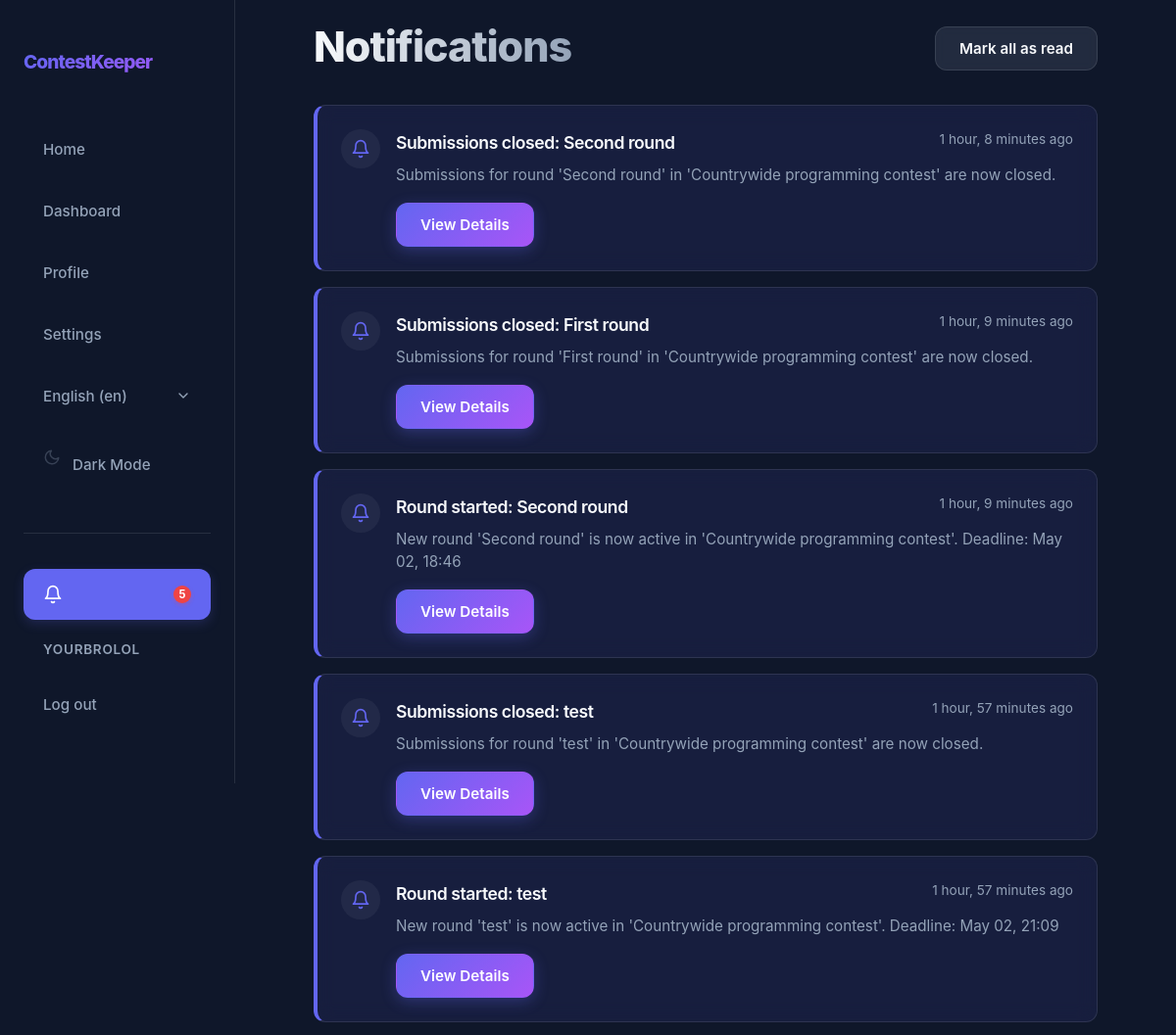
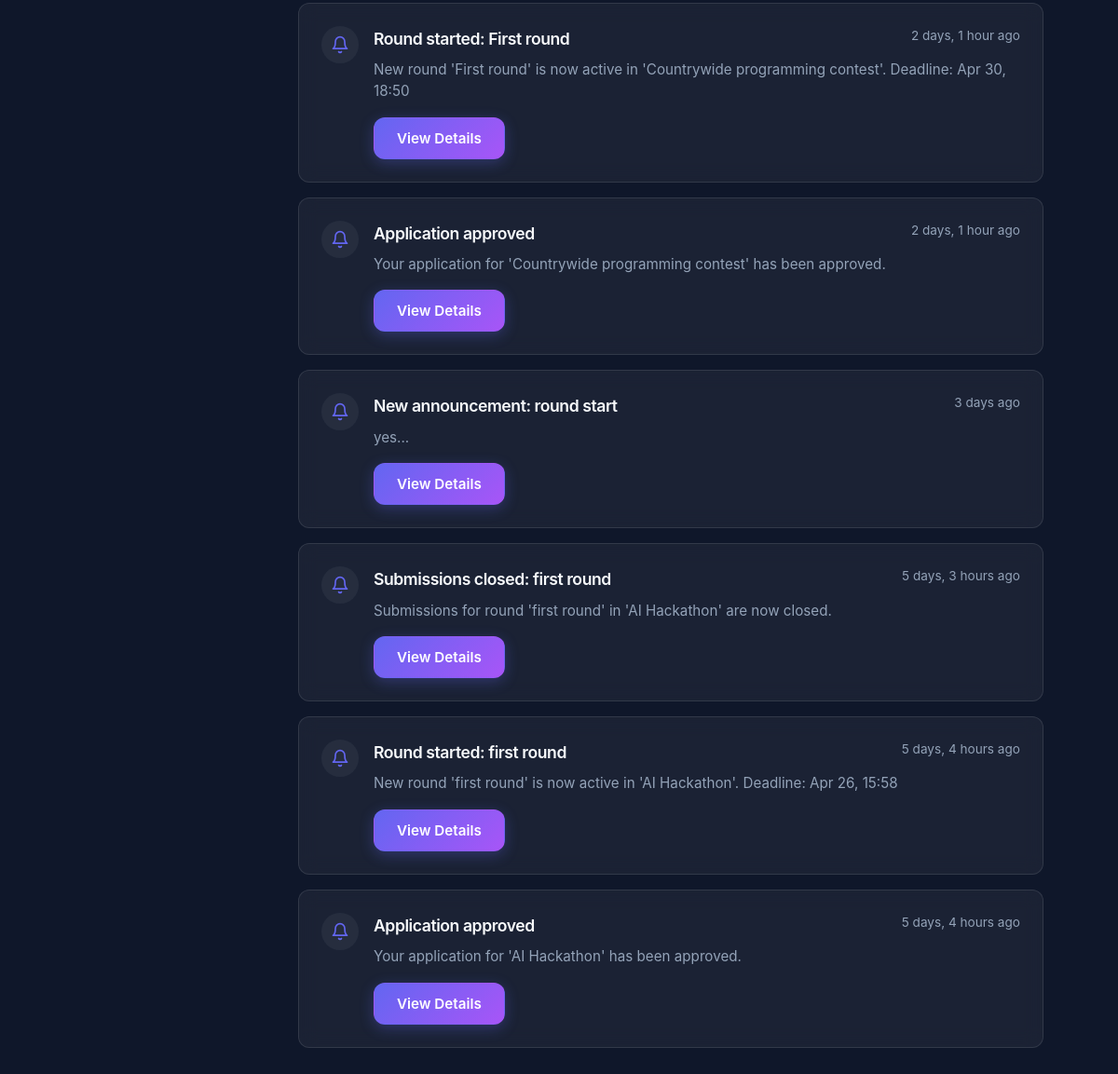
Screenshot of /en/notifications/ (signed in) with the database file from the repository (2 pictures, top to bottom).
### app/models.py (models this page shows, shortened)
class User(AbstractUser):
    class Role(models.TextChoices):
        ORGANIZER = "ORGANIZER", _("Organizer")
        JURY = "JURY", _("Jury")
        PARTICIPANT = "PARTICIPANT", _("Participant")
    username = models.CharField(max_length=20, unique=True)
    bio = models.CharField(max_length=200, blank=True)
    role = models.CharField(choices=Role.choices, default=Role.PARTICIPANT)

class Notification(models.Model):
    class Type(models.TextChoices):
        REGISTRATION_OPEN = "REGISTRATION_OPEN", _("Registration Open")
        ROUND_STARTED = "ROUND_STARTED", _("Round Started")
        DEADLINE_APPROACHING = "DEADLINE_APPROACHING", _("Deadline Approaching")
        SUBMISSIONS_CLOSED = "SUBMISSIONS_CLOSED", _("Submissions Closed")
        EVALUATION_COMPLETE = "EVALUATION_COMPLETE", _("Evaluation Complete")
        APPLICATION_UPDATE = "APPLICATION_UPDATE", _("Application Update")
        ANNOUNCEMENT = "ANNOUNCEMENT", _("Announcement")
    recipient = models.ForeignKey(User, on_delete=models.CASCADE, related_name="notifications")
    notification_type = models.CharField(choices=Type.choices, max_length=30)
    title = models.CharField(max_length=200)
    message = models.TextField()
    link = models.CharField(max_length=500, blank=True, help_text="URL to navigate to when clicked")
    is_read = models.BooleanField(default=False)
    created_at = models.DateTimeField(auto_now_add=True)
    class Meta:
        ordering = ['-created_at']

### app/views/views_notification.py (the view)
# urls.py: path("notifications/", views.NotificationListView.as_view(), name="notification_list"),
class NotificationListView(RedirectToRegisterMixin, ListView):
    model = Notification
    template_name = "app/core/notifications.html"
    context_object_name = "notifications"
    def get_queryset(self):
        return self.request.user.notifications.all()

### app/context_processors.py (called while the page is built)
def notification_count(request):
    if request.user.is_authenticated:
        return {
            'unread_notification_count': request.user.notifications.filter(is_read=False).count()
        }
    return {'unread_notification_count': 0}

### app/templates/app/core/notifications.html (shortened to what this page needs)
{% extends 'app/core/base.html' %}
{% load static i18n %}
{% block extra_css %}
<link rel="stylesheet" href="{% static 'css/core/notifications.css' %}">
{% endblock %}
{% block content %}
        <div class="notifications-container">
            <header class="notifications-header">
                <div>
                    <h1 id="h1">{% trans "Notifications" %}</h1>
                </div>
                {% if notifications %}
                <form action="{% url 'notifications_mark_all_read' %}" method="POST">
                    <button type="submit" class="btn btn-secondary">{% trans "Mark all as read" %}</button>
                </form>
                {% endif %}
            </header>
            <div class="notifications-list">
                {% for notification in notifications %}
                <div class="notification-card {% if not notification.is_read %}unread{% endif %}">
                    <div class="notification-icon">
                        <svg width="20" height="20" viewBox="0 0 24 24" fill="none" stroke="currentColor" stroke-width="2" stroke-linecap="round" stroke-linejoin="round">
                            <path d="M18 8A6 6 0 0 0 6 8c0 7-3 9-3 9h18s-3-2-3-9"></path>
                            <path d="M13.73 21a2 2 0 0 1-3.46 0"></path>
                        </svg>
                    </div>
                    <div class="notification-content">
                        <div class="notification-header">
                            <h3 class="notification-title">{{ notification.title }}</h3>
                            <span class="notification-time">{% blocktrans with timesince=notification.created_at|timesince %}{{ timesince }} ago{% endblocktrans %}</span>
                        </div>
                        <p class="notification-message">{{ notification.message }}</p>
                        <div class="notification-actions">
                            {% if notification.link %}
                            <form action="{% url 'notification_read' notification.pk %}" method="POST" class="form-001">
                                <button type="submit" class="btn btn-primary btn-sm">{% trans "View Details" %}</button>
                            </form>
                            {% elif not notification.is_read %}
                            <form action="{% url 'notification_read' notification.pk %}" method="POST" class="form-001">
                                {% csrf_token %}
                                <button type="submit" class="mark-read-btn">{% trans "Mark as read" %}</button>
                            </form>
                            {% endif %}
                        </div>
                    </div>
                </div>
                {% endfor %}
            </div>
        </div>
{% endblock %}

### app/templates/app/core/nav.html (shortened to what this page needs)
{% load static i18n %}
<nav id="nav">
    <div class="nav-container">
        <a href="{% url 'home' %}" class="nav-logo">ContestKeeper</a>
        <div class="nav-links">
            <button data-url="{% url 'home' %}" class="nav-link" id="homeBtn">{% trans "Home" %}</button>
            <button data-url="{% url 'dashboard' %}" class="nav-link" id="dashboardBtn">{% trans "Dashboard" %}</button>
            <button data-url="{% url 'profile' %}" class="nav-link" id="profileBtn">{% trans "Profile" %}</button>
            <button data-url="{% url 'settings' %}" class="nav-link" id="settingsBtn">{% trans "Settings" %}</button>
            <div class="nav-lang-switcher">
                <form action="{% url 'set_language' %}" method="post" class="form-001">
                    <select name="language" onchange="this.form.submit()" class="nav-lang-select" aria-label="{% trans 'Select language' %}">
                        {% get_current_language as LANGUAGE_CODE %}
                        {% get_available_languages as LANGUAGES %}
                        {% get_language_info_list for LANGUAGES as languages %}
                        {% for language in languages %}
                            <option value="{{ language.code }}"{% if language.code == LANGUAGE_CODE %} selected{% endif %}>
                                {{ language.name_local }} ({{ language.code }})
                            </option>
                        {% endfor %}
                    </select>
                </form>
            </div>
            <button id="themeToggle" class="nav-link" aria-label="{% trans 'Toggle theme' %}">
                <svg id="themeIcon" width="18" height="18" viewBox="0 0 24 24" fill="none" stroke="currentColor" stroke-width="2" stroke-linecap="round" stroke-linejoin="round" class="svg-001">
                    <path d="M21 12.79A9 9 0 1 1 11.21 3 7 7 0 0 0 21 12.79z"></path>
                </svg>
                <span id="themeText">{% if request.COOKIES.theme == 'light' %}{% trans "Light Mode" %}{% else %}{% trans "Dark Mode" %}{% endif %}</span>
            </button>
            <hr class="nav-auth-divider">
            {% if user.is_authenticated %}
            <button data-url="{% url 'notification_list' %}" class="nav-link notification-btn" id="notificationsBtn" aria-label="{% trans 'Notifications' %}">
                <svg width="20" height="20" viewBox="0 0 24 24" fill="none" stroke="currentColor" stroke-width="2" stroke-linecap="round" stroke-linejoin="round">
                    <path d="M18 8A6 6 0 0 0 6 8c0 7-3 9-3 9h18s-3-2-3-9"></path>
                    <path d="M13.73 21a2 2 0 0 1-3.46 0"></path>
                </svg>
                {% if unread_notification_count %}
                <span class="notification-badge">{{ unread_notification_count }}</span>
                {% endif %}
            </button>
            <span class="nav-user">{{ user.username }}</span>
            <form method="post" action="{% url 'logout' %}" class="nav-logout-form">
                <button type="submit" class="nav-link">{% trans "Log out" %}</button>
            </form>
            {% else %}
            <a href="{% url 'register' %}" class="nav-link">{% trans "Register" %}</a>
            <a href="{% url 'login' %}" class="nav-link">{% trans "Log in" %}</a>
            {% endif %}
        </div>
    </div>
</nav>

### app/static/css/core/common.css (style rules this page uses)
:root { --nav-width: 260px; --primary: #6366f1; --primary-rgb: 99, 102, 241; --primary-hover: #4f46e5; --secondary: #a855f7; --bg-dark: #0f172a; --bg-card: var(--glass-light); --text-main: #f8fafc; --text-muted: #94a3b8; --border: rgba(var(--white-rgb), 0.1); --glass: var(--glass-light); --glass-hover: rgba(var(--white-rgb), 0.1); --bg-card-hover: rgba(var(--bg-dark-rgb), 0.95); --input-bg: var(--bg-navy-medium); --input-bg-focus: var(--bg-navy-solid); --input-text: #ffffff; --shadow-lg: 0 10px 25px -5px var(--shadow-intensity-dark), 0 8px 10px -6px var(--shadow-intensity-dark); --success: #22c55e; --success-rgb: 34, 197, 94; --error: #ef4444; --error-rgb: 239, 68, 68; --warning: #f59e0b; --warning-rgb: 245, 158, 11; --info: #3b82f6; --info-rgb: 59, 130, 246; --slate-rgb: 148, 163, 184; --white-rgb: 255, 255, 255; --black-rgb: 0, 0, 0; --bg-primary-tint: rgba(var(--primary-rgb), 0.1); --bg-success-tint: rgba(var(--success-rgb), 0.15); --bg-error-tint: rgba(var(--error-rgb), 0.15); --bg-warning-tint: rgba(var(--warning-rgb), 0.15); --bg-info-tint: rgba(var(--info-rgb), 0.15); --bg-slate-tint: rgba(var(--slate-rgb), 0.15); --overlay-subtle: rgba(var(--black-rgb), 0.05); --overlay-medium: rgba(var(--black-rgb), 0.1); --glass-light: rgba(var(--white-rgb), 0.05); --glass-medium: rgba(var(--white-rgb), 0.3); --glass-border-light: rgba(var(--white-rgb), 0.1); --shadow-brand: var(--shadow-brand); --primary-subtle: rgba(var(--primary-rgb), 0.1); --primary-medium: rgba(var(--primary-rgb), 0.3); --primary-strong: rgba(var(--primary-rgb), 0.4); --bg-dark-rgb: 15, 23, 42; --bg-navy-soft: rgba(var(--bg-dark-rgb), 0.4); --bg-navy-medium: rgba(var(--bg-dark-rgb), 0.6); --bg-navy-solid: rgba(var(--bg-dark-rgb), 0.8); --shadow-intensity-dark: rgba(var(--black-rgb), 0.3); --shadow-faint: rgba(var(--black-rgb), 0.06); --glass-solid-light: rgba(var(--white-rgb), 0.85); --glass-solid-ultra: rgba(var(--white-rgb), 0.95); --white-alpha-02: rgba(var(--white-rgb), 0.02); --white-alpha-03: rgba(var(--white-rgb), 0.03); --white-alpha-07: rgba(var(--white-rgb), 0.07); --white-alpha-20: rgba(var(--white-rgb), 0.20); --hex-primary-1: var(--primary); --hex-primary-2: var(--primary); --hex-indigo-alt: var(--primary); --hex-primary-light: var(--bg-primary-tint); --hex-primary-lightest: var(--bg-primary-tint); --hex-primary-dark: var(--primary-hover); --hex-success-1: var(--success); --hex-success-2: var(--success); --hex-success-3: var(--success); --hex-success-4: var(--success); --hex-success-light: var(--bg-success-tint); --hex-success-dark: var(--success); }
@media (max-width: 1200px) { :root { --nav-width: 240px; } }
* { margin: 0; box-sizing: border-box; }
html { overflow-x: clip; font-size: clamp(16px, 1vw, 5vw); }
body { background-color: var(--bg-dark); color: var(--text-main); font-family: "Inter", -apple-system, BlinkMacSystemFont, "Segoe UI", Roboto, Helvetica, Arial, sans-serif; line-height: 1.6; min-height: 100vh; overflow-x: clip; }
h1, h2, h3 { color: var(--text-main); letter-spacing: -0.025em; }
#h1 { font-size: clamp(2rem, 1.75rem + 1.25vmin, 3.5rem); font-weight: 800; line-height: 1.1; background: linear-gradient(to right, var(--text-main), var(--text-muted)); -webkit-background-clip: text; background-clip: text; -webkit-text-fill-color: transparent; margin-bottom: 0.25rem; }
.btn { display: inline-flex; align-items: center; justify-content: center; padding: 0.75rem 1.5rem; border-radius: 0.75rem; font-weight: 600; font-size: 0.95rem; font-family: inherit; text-decoration: none; transition: all 0.2s ease; cursor: pointer; border: 1px solid transparent; gap: 0.5rem; }
.btn-primary { background: linear-gradient(135deg, var(--primary) 0%, var(--secondary) 100%); color: white; box-shadow: 0 4px 15px var(--primary-medium); }
.btn-secondary { background: var(--bg-slate-tint); color: var(--text-main); border: 1px solid var(--border); backdrop-filter: blur(4px); }
.form-input, input, textarea, select { width: 100%; background: var(--input-bg); border: 1px solid var(--border); border-radius: 0.8rem; padding: 0.8rem 1rem; color: var(--input-text); font-family: inherit; font-size: 1rem; transition: all 0.3s; }

### rows the page displays
User: username "YOURBROLOL"
Notification: title "Submissions closed: Second round", message "Submissions for round 'Second round' in 'Countrywide programming contest' are now closed."
Notification: title "Submissions closed: First round", message "Submissions for round 'First round' in 'Countrywide programming contest' are now closed."
Notification: title "Round started: Second round", message "New round 'Second round' is now active in 'Countrywide programming contest'. Deadline: May 02, 18:46"
Notification: title "Submissions closed: test", message "Submissions for round 'test' in 'Countrywide programming contest' are now closed."
Notification: title "Round started: test", message "New round 'test' is now active in 'Countrywide programming contest'. Deadline: May 02, 21:09"
Notification: title "Round started: First round", message "New round 'First round' is now active in 'Countrywide programming contest'. Deadline: Apr 30, 18:50"
Notification: title "Application approved", message "Your application for 'Countrywide programming contest' has been approved."
Notification: title "New announcement: round start", message "yes..."
Notification: title "Submissions closed: first round", message "Submissions for round 'first round' in 'AI Hackathon' are now closed."
Notification: title "Round started: first round", message "New round 'first round' is now active in 'AI Hackathon'. Deadline: Apr 26, 15:58"
Notification: title "Application approved", message "Your application for 'AI Hackathon' has been approved."

### other values shown
{{ unread_notification_count }} "5"
form field language "English (en)"
